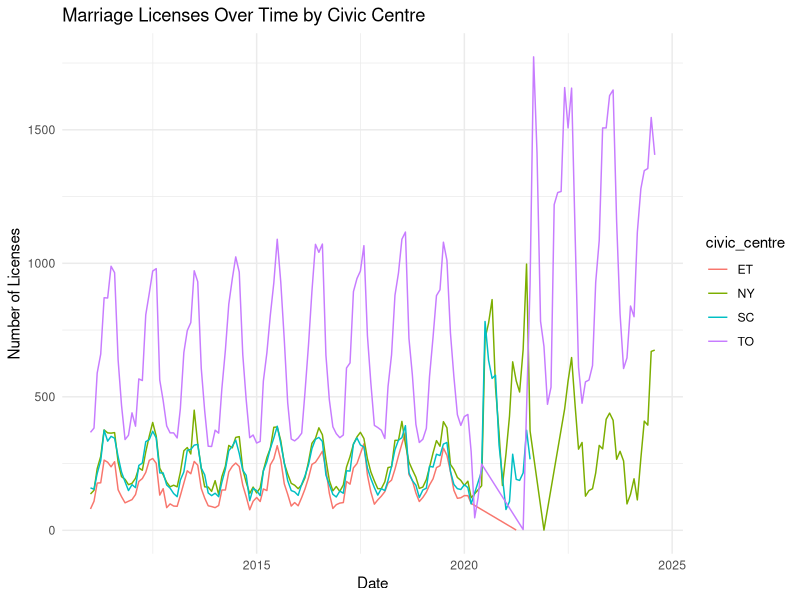

R code for this plot:
## ---- chunk 1
#| include: false
#| warning: false
#| message: false

library(tidyverse) 
library(ggplot2)
## ---- chunk 2
#| label: fig-marli
#| fig-cap: Graph of Marriage Licences Over Time
#| echo: false
#| warning: false


cleaned_data <-
  read_csv(here::here("data/analysis_data/cleaned_marriage_licences.csv"))

ggplot(cleaned_data, aes(x = date, y = marriage_licenses, color = civic_centre)) +
  geom_line() +
  labs(title = "Marriage Licenses Over Time by Civic Centre", x = "Date", y = "Number of Licenses") +
  theme_minimal()
